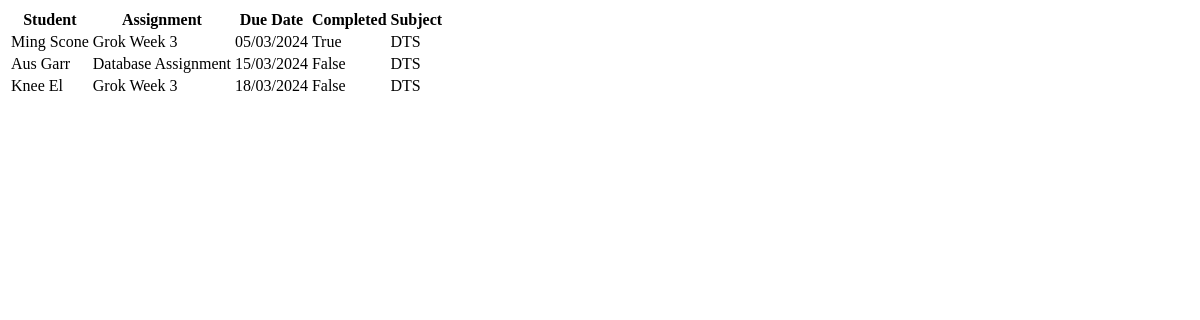
Before: / with the older database file.
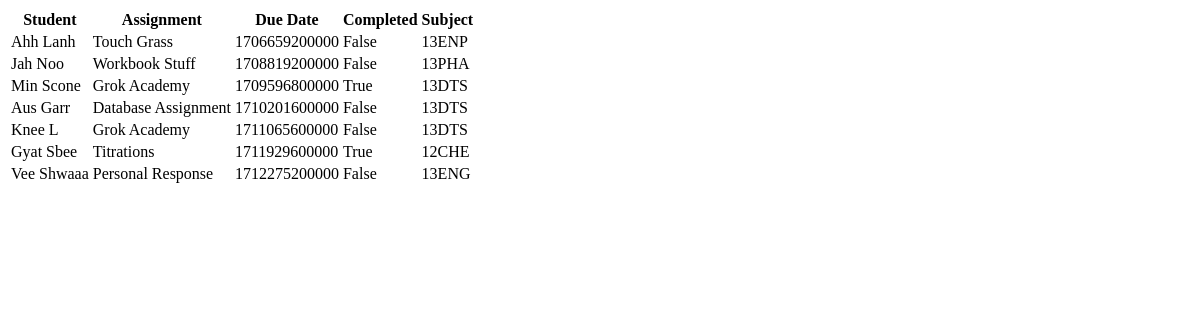
After: the same page with the newer database file.
### tables this page shows
CREATE TABLE "assignments"
(
    id         integer
        constraint assignments_pk
            primary key autoincrement,
    student_id integer
        constraint assignments_students_id_fk
            references students,
    work_id    integer
        constraint assignments_work_id_fk
            references works,
    due_date   DATE,
    completed  boolean
);

CREATE TABLE "students"
(
    id    integer
        constraint students_pk
            primary key autoincrement,
    fname varchar(40),
    lname varchar(40)
);

CREATE TABLE "works"
(
    id          integer
        constraint works_pk
            primary key autoincrement,
    name        varchar(60),
    description varchar(150)
, subject varchar(20));

### app.py (the view)
@app.route('/')
def render_main():  # put application's code here
    con = create_connection(DATABASE)
    query = "SELECT students.fname, students.lname, works.name, assignments.due_date, assignments.completed, works.subject FROM assignments INNER JOIN students ON assignments.student_id=students.id INNER JOIN works ON assignments.work_id=works.id ORDER BY assignments.due_date"
    cur = con.cursor()
    cur.execute(query)
    assignments_list = cur.fetchall()
    con.close()
    print(assignments_list)
    return render_template('main.html', assignments=assignments_list)

### app.py (called while the page is built)
def create_connection(db_file):
    try:
        connection = sqlite3.connect(db_file)
        return connection
    except sqlite3.Error as e:
        print(e)
    return None

### templates/main.html (shortened to what this page needs)
<!DOCTYPE html>
<html lang="en">
<head>
</head>
<body>
    <table>
        <tr>
            <th>Student</th>
            <th>Assignment</th>
            <th>Due Date</th>
            <th>Completed</th>
            <th>Subject</th>
        </tr>
        {% for assignment in assignments %}
        <tr>
            <td>{{ assignment[0] }} {{ assignment[1] }}</td>
            <td>{{ assignment[2] }}</td>
            <td>{{ assignment[3] }}</td>
            {% if assignment[4] %}
                <td>True</td>
            {% else %}
                <td>False</td>
            {% endif %}
            <td>{{ assignment[5] }}</td>
        </tr>
        {% endfor %}
    </table>
</body>
</html>

Changed rows visible on the page:
added assignments: fname "Ahh", lname "Lanh", name "Touch Grass", due_date "1706659200000", completed "False", subject "13ENP"
added assignments: fname "Jah", lname "Noo", name "Workbook Stuff", due_date "1708819200000", completed "False", subject "13PHA"
changed assignments "Scone": fname "Ming" → "Min"; name "Grok Week 3" → "Grok Academy"; due_date "05/03/2024" → "1709596800000"; subject "DTS" → "13DTS"
changed assignments "Aus": due_date "15/03/2024" → "1710201600000"; subject "DTS" → "13DTS"
changed assignments "Knee": lname "El" → "L"; name "Grok Week 3" → "Grok Academy"; due_date "18/03/2024" → "1711065600000"; subject "DTS" → "13DTS"
added assignments: fname "Gyat", lname "Sbee", name "Titrations", due_date "1711929600000", completed "True", subject "12CHE"
added assignments: fname "Vee", lname "Shwaaa", name "Personal Response", due_date "1712275200000", completed "False", subject "13ENG"
